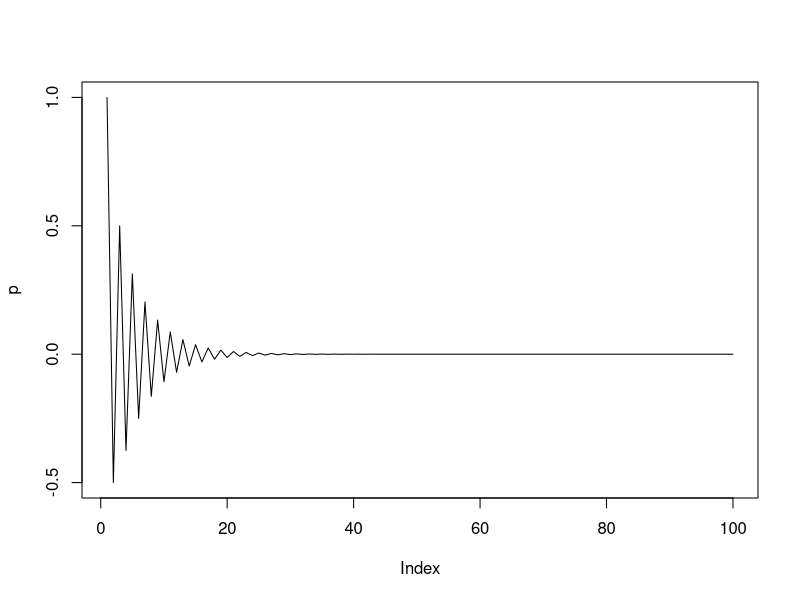
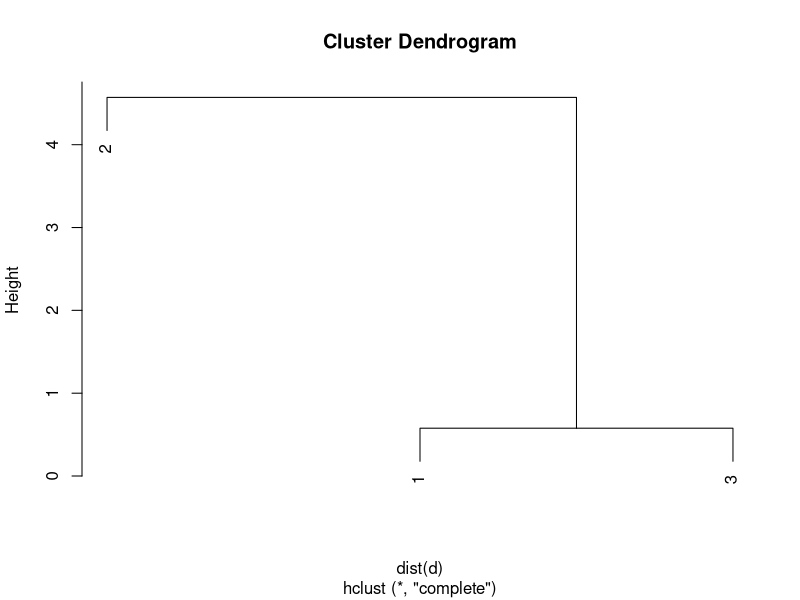

Source code (R) for these figures, in order:
# page rank
# power iteration
r = matrix(c(1,1,1),nrow=3)
A = matrix(c(0,0,1,0.5,0,0,0.5,1,0),nrow=3,ncol=3,byrow=T)
for (i in 1:5) { 
  r = A %*% r
  print(i)
  print(r)
}

# topic specific page rank
b = 0.8
r = matrix(rep(1/4,4))
M = matrix(c(0,1/2,1/2,0,
             1,0,0,0,
             0,0,0,1,
             0,0,1,0),nrow=4,ncol=4,byrow=F)
for (i in 1:5) { 
  print(i)
  print(r)
  r = b * M %*% r + (1 - b) * matrix(c(1,0,0,0)) / 1 
}

# topic specific page rank
b = 0.7
r = matrix(rep(1/4,4))
M = matrix(c(0,1/2,1/2,0,
             1,0,0,0,
             0,0,0,1,
             0,0,1,0),nrow=4,ncol=4,byrow=F)
for (i in 1:50) { 
  print(i)
  print(r)
  r = b * M %*% r + (1 - b) * matrix(c(2,1,0,0)) / 3 
}

# Jaccard
jaccard <- function(vec1, vec2) {
  and <- sum(vec1 == 1 & vec2 == 1)
  or <- sum(vec1 == 1 | vec2 == 1)
  return(as.factor(paste(as.character(and), "/", as.character(or), sep="")))
}

doc1 <- "ABRACADABRA"
doc2 <- "BRICABRAC"
shingles <- NULL
for (i in 1:(nchar(doc1)-1)) {
  shingles <- c(shingles, substring(doc1, i, i + 1))
}
shingles <- unique(shingles)
print(shingles)
print(length(shingles))
shingles2 <- c()
for (i in 1:(nchar(doc2)-1)) {
  shingles2 <- c(shingles2, substring(doc2, i, i + 1))
}
shingles2 <- unique(shingles2)
print(shingles2)
print(length(shingles2))
shingles <- c(shingles, shingles2)
table(shingles)
shingles <- unique(shingles)
#print(shingles[duplicated(shingles)])
#print(sum(duplicated(shingles)))
print(shingles)
df <- NULL
for (shingle in shingles) {
  df <- rbind(df, data.frame(shingle=shingle, 
                             doc1=ifelse(grepl(shingle, doc1), 1, 0),
                             doc2=ifelse(grepl(shingle, doc2), 1, 0)))
}
shingles <- unique(shingles)
print(jaccard(df$doc1, df$doc2))
print(df)

# dist L1 L2
C1 <- c(0, 0)
C2 <- c(100, 40)
#P <- list(c(53, 18), c(66, 5), c(53, 15), c(61, 10))
P <- list(c(63, 8), c(56, 15), c(61, 8), c(53, 10))
for (p in P) {
  L1 <- c(dist(rbind(p, C1), method="manhattan"),
          dist(rbind(p, C2), method="manhattan"))
  L2 <- c(dist(rbind(p, C1), method="euclidean"),
          dist(rbind(p, C2), method="euclidean"))
  print(p)
  print(paste("L1", L1))
  print(paste("L2", L2))
  print(paste("min L1", which.min(L1), "min L2", which.min(L2)))
}

# POW
numbers <- list()
for (i in 1:5) {
  numbers[[i]] <- c(rep(0, i-1), 1, rep(0, 5-i))
}
#numbers
p <- c()
diff <- list()
for (i in 1:100) {
  tmp <- numbers
  tmp[[1]] <- (numbers[[5]] + numbers[[2]]) / 2
  tmp[[2]] <- (numbers[[1]] + numbers[[3]]) / 2
  tmp[[3]] <- (numbers[[2]] + numbers[[4]]) / 2
  tmp[[4]] <- (numbers[[3]] + numbers[[5]]) / 2
  tmp[[5]] <- (numbers[[4]] + numbers[[1]]) / 2
  for (j in 1:5) {
    diff[[j]] <- numbers[[j]] - numbers[[j%%5 + 1]]
  }
  numbers <- tmp
  #print(numbers)
  #print(diff)
  p <- c(p, diff[[1]][1])
}
plot(p, type='l')

# week4A

# normalize
ratings <- matrix(c(1,2,3,4,5,2,3,2,5,3,5,5,5,3,2), nrow=3, byrow=T)
ratings <- as.data.frame(ratings)
names(ratings) <- c("M","N","P","Q","R")
row.names(ratings) <- c("A", "B", "C")	
row.means <- apply(ratings, 1, mean)
#col.means <- apply(ratings, 2, mean)
ratings <- ratings - row.means
col.means <- apply(ratings, 2, mean)
for (i in 1:(ncol(ratings))) {
  ratings[,i] <- ratings[,i] - col.means[i]
}
#ratings <- ratings - col.means

ratings <- matrix(c(1,0,1,0,1,2,
                    1,1,0,0,1,6,
                    0,1,0,1,0,2), nrow=3, byrow=T)
ratings <- as.data.frame(ratings)
row.names(ratings) <- c("A", "B", "C")
for (alpha in c(0, 0.5, 1, 2)) {
  nratings <- ratings
  nratings[,6] <- alpha*ratings[,6]
  print(paste("alpha", alpha))
  print(nratings)
  print(paste("A B", acos(sum(nratings[1,]*nratings[2,])/sqrt(sum(nratings[1,]^2)*sum(nratings[2,]^2)))))
  print(paste("B C", acos(sum(nratings[2,]*nratings[3,])/sqrt(sum(nratings[2,]^2)*sum(nratings[3,]^2)))))
  print(paste("A C", acos(sum(nratings[1,]*nratings[3,])/sqrt(sum(nratings[1,]^2)*sum(nratings[3,]^2)))))
}

# 2 + 12*alpha^2 # AB
# 1 + 12*alpha^2 # BC
# 4*alpha^2      # CA

# Q1
A <- rbind(data.frame(A=0,B=0,C=1,D=0,E=0,F=1,G=0,H=0),
          data.frame(A=0,B=0,C=0,D=0,E=1,F=0,G=0,H=1),
          data.frame(A=1,B=0,C=0,D=1,E=0,F=1,G=0,H=0),
          data.frame(A=0,B=0,C=1,D=0,E=1,F=0,G=1,H=0),
          data.frame(A=0,B=1,C=0,D=1,E=0,F=0,G=0,H=1),
          data.frame(A=1,B=0,C=1,D=0,E=0,F=0,G=1,H=0),
          data.frame(A=0,B=0,C=0,D=1,E=0,F=1,G=0,H=1),
          data.frame(A=0,B=1,C=0,D=0,E=1,F=0,G=1,H=0))
row.names(A) <- names(A)
D <- as.data.frame(diag(nrow(A))*rowSums(A))
row.names(D) <- names(D) <- names(A)
L <- D - A
print(paste("A:", sum(A), length(A[A!=0])))
print(paste("D:", sum(D), length(D[D!=0])))
print(paste("L:", sum(L), length(L[L!=0])))

# Q2
A <- as.data.frame(matrix(rep(0,36), ncol=6, byrow=T))
A[1,2] <- A[2,1] <- A[1,3] <- A[3,1] <- 1
A[2,4] <- A[4,2] <- A[3,4] <- A[4,3] <- 1
A[2,6] <- A[6,2] <- A[4,5] <- A[5,4] <- 1
A[5,6] <- A[6,5] <- 1
row.names(A) <- names(A) <- 1:6
D <- as.data.frame(diag(nrow(A))*rowSums(A))
row.names(D) <- names(D) <- names(A)
L <- D - A
res <- eigen(L)
#mean(res$vectors[,2])
#which(res$vectors[,2] > 0)
#which(res$vectors[,2] < 0)
#which(res$vectors[,2] == 0)

mean(res$vectors[,5])
which(res$vectors[,5] > 0)
which(res$vectors[,5] < 0)
which(res$vectors[,5] > mean(res$vectors[,5]))
which(res$vectors[,5] < mean(res$vectors[,5]))

# surprise number
surprise <- function(stream) {
  return(sum(table(stream)^2))
}

# AMS
AMS <- function(stream, X1, X2, X3) {
  X1.element <- stream[X1]
  X2.element <- stream[X2]
  X3.element <- stream[X3]
  X1.value <- X2.value <- X3.value <- 1
  n <- length(stream)
  for (i in 1:n) {
    if (i > X1 & stream[i] == X1.element) {
      X1.value <- X1.value + 1
    }
    if (i > X2 & stream[i] == X2.element) {
      X2.value <- X2.value + 1
    }
    if (i > X3 & stream[i] == X3.element) {
      X3.value <- X3.value + 1
    }    
  }
  e1 <- n * (2 * X1.value - 1)
  e2 <- n * (2 * X2.value - 1)
  e3 <- n * (2 * X3.value - 1)
  #print(paste("estimate 1:", e1))
  #print(paste("estimate 2:", e2))
  #print(paste("estimate 3:", e3))  
  #print(paste("avg estimate:", (e1 + e2 + e3) / 3))
  print(paste("median estimate:", median(c(e1, e2, e3))))
}

a <- 1
b <- 2
c <- 3
d <- 4
stream <- c(a, b, c, b, d, a, c, d, a, b, d, c, a, a, b)
#print(surprise(stream))
#AMS(stream, 3, 8, 13)

stream <- c(rep(1:10, 7), 1:5)
#print(surprise(stream))
#AMS(stream, 4, 31, 72)
#AMS(stream, 20, 49, 53)
#AMS(stream, 24, 44, 65)
#AMS(stream, 9, 50, 68)

#AMS(stream, 37, 46, 55)
#AMS(stream, 37, 46, 55)
#AMS(stream, 31, 32, 44)
#AMS(stream, 22, 42, 62)

# week 5B
Q1 <- function(gold, green) {
  
  #print(green)
  #print(gold)

  centroids <- list()
  for (i in 1:(nrow(green))) {
    centroids[[i]] <- c(0)
  }
  for (i in 1:(nrow(gold))) {
    min <- Inf
    minindex <- -1
    for (j in 1:(nrow(green))) {
      dist <- (gold[i,1]-green[j,1])^2 + (gold[i,2]-green[j,2])^2 
      if (dist < min) {
        min <- dist
        minindex <- j
      } 
    }
    centroids[[minindex]] <- c(centroids[[minindex]], i)
  }
  print(centroids)
  newgreen <- NULL
  for (i in 1:(nrow(green))) {
    points <- rbind(gold[centroids[[i]][-1],], green[i,]) #gold[centroids[[i]][-1],] #rbind(gold[centroids[[i]][-1],], green[i,])
    #if (class(points) == "numeric") {
    #  points <- matrix(points, ncol=2)
    #}
    #if (nrow(points) > 0) {
    newgreen <- rbind(newgreen, apply(points, 2, mean))
    #}
  }
  print(newgreen)
  return(newgreen)
}

green <- matrix(c(25, 125, 44, 105, 29, 97, 35, 63, 55, 63, 42, 57, 
                  23, 40, 64, 37, 33, 22, 55, 20), ncol=2, byrow=T)
gold <- matrix(c(28, 145, 65, 140, 50, 130, 38, 115, 55, 118,
                 50, 90, 63, 88, 43, 83, 50, 60, 50, 30), ncol=2, byrow=T)
green <- Q1(gold, green)
green <- Q1(gold, green)


Q2 <- function(yrec, brec) {
  centroids <- matrix(c(5,10,20,5),ncol=2,byrow=T)
  yrec <- cbind(yrec, apply(yrec,1,function(x)(x[1]-centroids[1,1])^2+
                              (x[2]-centroids[1,2])^2))
  yrec <- cbind(yrec, apply(yrec,1,function(x)(x[1]-centroids[2,1])^2+
                              (x[2]-centroids[2,2])^2))
  yrec <- cbind(yrec, apply(yrec,1,function(x)which.min(x[3:4])))
  brec <- cbind(brec, apply(brec,1,function(x)(x[1]-centroids[1,1])^2+
                              (x[2]-centroids[1,2])^2))
  brec <- cbind(brec, apply(brec,1,function(x)(x[1]-centroids[2,1])^2+
                              (x[2]-centroids[2,2])^2))
  brec <- cbind(brec, apply(brec,1,function(x)which.min(x[3:4])))
  print(yrec)
  print(brec)
}

#Q2(matrix(c(7,8,7,5,12,8,12,5),ncol=2,byrow=T),
#   matrix(c(13,10,13,4,16,10,16,4),ncol=2,byrow=T))
#Q2(matrix(c(3,3,3,1,10,3,10,1),ncol=2,byrow=T),
#   matrix(c(15,14,20,14,15,10,20,10),ncol=2,byrow=T))
Q2(matrix(c(3,3,3,1,10,3,10,1),ncol=2,byrow=T),
   matrix(c(13,10,13,4,16,10,16,4),ncol=2,byrow=T))
Q2(matrix(c(3,3,3,1,10,3,10,1),ncol=2,byrow=T),
   matrix(c(15,14,20,14,15,10,20,10),ncol=2,byrow=T))

# BALANCE
BALANCE <- function(queries, bids, budgets) {
  revenue <- 0
  for (i in 1:nchar(queries)) {
    query <- substr(queries,i,i)
    print(query)
    advertisers <- which(bids[query] == 1)
    print("advertisers:")
    print(advertisers)
    if (length(advertisers) == 1) {
      advertiser <- advertisers
    }
    else {
      advertiser <- which.max(budgets[advertisers])
    }
    print(paste("advertiser:", advertiser))
    if (budgets[advertiser] > 0) {
      budgets[advertiser] <- budgets[advertiser] - 1
      revenue <- revenue + 1
    }
    print("remaing budgets:")
    print(budgets)
    print(paste("revenue:", revenue))
  }
}

#bids <- as.data.frame(matrix(c(1,0,1,1),ncol=2,byrow=T))
#names(bids) <- c("x", "y")
#BALANCE("xxyy", bids, c(2,2))

bids <- as.data.frame(matrix(c(1,1,0,1,0,1),ncol=3,byrow=T))
names(bids) <- c("x", "y", "z")
#BALANCE("yxxz", bids, c(2,2))
#BALANCE("xzyz", bids, c(2,2))
#BALANCE("xxxz", bids, c(2,2))
#BALANCE("xyzx", bids, c(2,2))
BALANCE("xyxz", bids, c(2,2))
BALANCE("xyyx", bids, c(2,2))
BALANCE("zzxz", bids, c(2,2))
BALANCE("xxxz", bids, c(2,2))

# set cover
elementsFromSet <- function(sets) {
  elements <- c()
  for (set in sets) {
    elements <- c(elements, strsplit(set, split="")[[1]])
  }
  elements <- unique(elements)
  return(elements)
}

dumbSetCover <- function(sets) {
  elements <- elementsFromSet(sets)
  collection <- c()
  covered <- c()
  i <- 1
  while (i < length(sets) & length(setdiff(elements, covered)) > 0) {
    covered <- unique(c(covered, strsplit(sets[i], split="")[[1]]))
    collection <- c(collection, sets[i])
    i <- i + 1    
  }
  return(collection)
}
simpleSetCover <- function(sets) {
  elements <- elementsFromSet(sets)
  collection <- c()
  uncovered <- elements
  i <- 1
  while (i < length(sets) & length(uncovered) > 0) {
    setElements <- strsplit(sets[i], split="")[[1]]
    if (length(intersect(setElements, uncovered)) > 0) {
      uncovered <- setdiff(uncovered, setElements)
      collection <- c(collection, sets[i])
    }
    i <- i + 1    
  }
  return(collection)
}
sizeSortSets <- function(sets) {
  sizeSortedSetsList <- list()
  for (set in sets) {
    if (nchar(set) > length(sizeSortedSetsList)) {
      sizeSortedSetsList[[nchar(set)]] <- c(set)
    }
    else {
      sizeSortedSetsList[[nchar(set)]] <- c(sizeSortedSetsList[[nchar(set)]], set)
    }
  }
  #print(sizeSortedSetsList)
  #print(rev(unlist(sizeSortedSetsList)))
  sizeSortedSets <- c()
  for (i in length(sizeSortedSetsList):1) {
    sizeSortedSets <- c(sizeSortedSets, sizeSortedSetsList[[i]])
  }
  return(sizeSortedSets)
}
largestFirstSetCover <- function(sets) {
  elements <- elementsFromSet(sets)
  sets <- sizeSortSets(sets)
  collection <- c()
  uncovered <- elements
  i <- 1
  while (i < length(sets) & length(uncovered) > 0) {
    setElements <- strsplit(sets[i], split="")[[1]]
    if (length(intersect(setElements, uncovered)) > 0) {
      uncovered <- setdiff(uncovered, setElements)
      collection <- c(collection, sets[i])
    }
    i <- i + 1    
  }
  return(collection)
}
sets <- c("AB", "BC", "CD", "DE", "EF", "FG", "GH", "AH", "ADG", "ADF")
print(elementsFromSet(sets))
print(dumbSetCover(sets))
dumbSetCoverSize <- length(dumbSetCover(sets))
print(simpleSetCover(sets))
simpleSetCoverSize <- length(simpleSetCover(sets))
sizeSortSets(sets)
print(largestFirstSetCover(sets))
largestFirstSetCoverSize <- length(largestFirstSetCover(sets))
optimumSize <- 4
print(dumbSetCoverSize / optimumSize)
print(simpleSetCoverSize / optimumSize)
print(largestFirstSetCoverSize / optimumSize)

MoorePenrosePseudoInverse <- function(diagonal) {
  inv <- diagonal
  for (i in 1:(length(inv))) {
    if (inv[i,i] != 0) {
      inv[i,i] = 1/inv[i,i]
    }
  }
  return(inv)
}
MoorePenrosePseudoInverse(as.data.frame(matrix(c(1,0,0,0,2,0,0,0,0), ncol=3, byrow=T)))

# CURE
maxMinDist <- function(points, ref) {
  
  mind <- c()
  for (i in 1:nrow(points)) {
    d <- c()
    for (j in 1:nrow(ref)) {
      d <- c(d, (points[i,1] - ref[j,1])^2 + (points[i,2] - ref[j,2])^2)
    }
    mind <- c(mind, min(d))
  }
  #print(mind)
  print(row.names(points[which.max(mind),]))
  return(which.max(mind))
}

points <- as.data.frame(matrix(c(1,6,3,7,4,3,7,7,8,2,9,5), ncol=2, byrow=T))
row.names(points) <- letters[1:6]
ref <- as.data.frame(matrix(c(0,0,10,10),ncol=2,byrow=T))
names(points) <- names(ref) <- c("x", "y")
nxt <- maxMinDist(points, ref)
ref <- rbind(ref, points[nxt,])
points <- points[-nxt,]
nxt <- maxMinDist(points, ref)
ref <- rbind(ref, points[nxt,])
points <- points[-nxt,]
nxt <- maxMinDist(points, ref)
ref <- rbind(ref, points[nxt,])
points <- points[-nxt,]
nxt <- maxMinDist(points, ref)
ref <- rbind(ref, points[nxt,])
points <- points[-nxt,]
nxt <- maxMinDist(points, ref)
ref <- rbind(ref, points[nxt,])
points <- points[-nxt,]
nxt <- maxMinDist(points, ref)
ref <- rbind(ref, points[nxt,])
points <- points[-nxt,]

# prefix indexing
library(hash)
prefixIndex <- function(strings, J) {
  h <- hash()
  for (string in strings) {
    Ls <- nchar(string)
    p <- floor((1.000000000000001 - J) * Ls) + 1
    #print(paste(p, Ls, floor((1 - J) * Ls), string))
    for (i in 1:p) {
      chr <- substring(string, i, i)
      if (!has.key(chr, h)) {
        h[chr] <- c()
      }
      h[chr] <- c(h[[chr]], string)
    }
  }
  print(h)
}

#prefixIndex(c('bcdefghij', 'abcdefghij', 'cdefghij'), 0.9)
prefixIndex(c('abcef', 'acdeg', 'bcdefg', 'adfg', 'bcdfgh', 'bceg', 'cdfg', 'abcd'), 0.8)

# HITS
HITS <- function(L, h, n) {
  for (i in 1:n){
    a <- t(L) %*% h
    a <- a / max(a)
    h <- L %*% a
    h <- h / max(h)
  }
  print(h)
  print(a)
}

h <- rep(1,4)
L <- matrix(c(0,1,1,0,
             1,0,0,0,
             0,0,0,1,
             0,0,1,0),nrow=4,ncol=4,byrow=T)
#h <- rep(1,5)
#L <- matrix(c(0,1,1,1,0,
#              1,0,0,1,0,
#              0,0,0,0,1,
#              0,1,1,0,0,
#              0,0,0,0,0),nrow=5,ncol=5,byrow=T)
n <- 1000
HITS(L, h, n)



# page rank
# power iteration
# final exam basic
r = matrix(c(1,1,1,1),nrow=4)
A = matrix(c(0,1,0,0,0,0,1,0,0,0,0,1,0,0,0,0),nrow=4,ncol=4,byrow=T)
for (i in 1:5) { 
  r = A %*% r
  print(i)
  print(r)
}







Q1 <- function(gold, green) { # green -> centroids
  
  #print(green)
  #print(gold)
  
  centroids <- list()
  for (i in 1:(nrow(green))) {
    centroids[[i]] <- c(0)
  }
  for (i in 1:(nrow(gold))) {
    min <- Inf
    minindex <- -1
    for (j in 1:(nrow(green))) {
      dist <- abs(gold[i,1]-green[j,1]) + abs(gold[i,2]-green[j,2])
      if (dist < min) {
        min <- dist
        minindex <- j
      } 
    }
    centroids[[minindex]] <- c(centroids[[minindex]], i)
  }
  print(centroids)
  newgreen <- NULL
  for (i in 1:(nrow(green))) {
    points <- rbind(gold[centroids[[i]][-1],], green[i,]) #gold[centroids[[i]][-1],] #rbind(gold[centroids[[i]][-1],], green[i,])
    #if (class(points) == "numeric") {
    #  points <- matrix(points, ncol=2)
    #}
    #if (nrow(points) > 0) {
    newgreen <- rbind(newgreen, apply(points, 2, mean))
    #}
  }
  print(newgreen)
  return(newgreen)
}

green <- matrix(c(1,1,4,4), ncol=2, byrow=T)
gold <- matrix(c(1,1,
                 2,1,
                 2,2,
                 3,3,
                 4,2,
                 2,4,
                 4,4), ncol=2, byrow=T)
for (i in 1:25) {
  green <- Q1(gold, green)
}


R <- matrix(c(2, 0, 4, 0, 0,		
0,3,1,2,0	,
5,0,0,5,0	,
0, 4, 3,0, 2,
4,0,0,5,	1), ncol=5, byrow=T)
cor(R)

x <- c(0,3,1,2,0)
y <- c(0, 4, 3,0, 2)
sum((x - mean(x))* (y - mean(y))) / (sqrt(sum((x - mean(x))^2)) * sqrt(sum((y - mean(y))^2)))
x <- c(3,1)
y <- c(4, 3)
cor(x,y)

# topic specific page rank
b = 0.8
r = matrix(rep(1/3,3))
M = matrix(c(1/3,1/3,1/3,
             0,1,0,
             0,0,0),nrow=3,ncol=3,byrow=F)
for (i in 1:100) { 
  print(i)
  print(r)
  r = b * M %*% r + (1 - b) * matrix(c(1,1,0)) / 2 
}

b = 0.8
r = matrix(rep(1/4,4))
M = matrix(c(0,1,0,0,
             0,0,1,0,
             0,0,0,1,
             1/4,1/4,1/4,1/4),nrow=4,ncol=4,byrow=F)
for (i in 1:100) { 
  print(i)
  print(r)
  r = M %*% r
}

V <- matrix(c(-0.57,-0.11,-0.57,-0.11,-0.57, 
              -0.09, 0.7, -0.09, 0.7, -0.09), ncol=2, byrow=T)
u1 <- matrix(c(5,0,0,0,0))
u2 <- matrix(c(0,2,0,0,4))
c1 <- t(u1)%*%V
c2 <- t(u2)%*%V
sum(c1*c2)

# Q1
A <- rbind(data.frame(A=0,B=1,C=1,D=1,E=1),
           data.frame(A=1,B=0,C=1,D=1,E=1),
           data.frame(A=1,B=1,C=0,D=1,E=1),
           data.frame(A=1,B=1,C=1,D=0,E=1),
           data.frame(A=1,B=1,C=1,D=1,E=0))
row.names(A) <- names(A)
D <- as.data.frame(diag(nrow(A))*rowSums(A))
row.names(D) <- names(D) <- names(A)
L <- D - A
sum(L^2)

log2 <- function(x) {
  if (x == 0) {
    return(0)
  }
  else {
    return(log(x)/log(2))  
  }
}

entropy <- function(p, f) {
  return(-p/(p + f) * log2(p/(p + f)) - f/(p + f) * log2(f/(p + f)))
}

infoGain <- function(p, f, p1, f1, p2, f2) {
  e <- entropy(p, f)
  print(e)
  e1 <- entropy(p1, f1)
  print(e1)
  e2 <- entropy(p2, f2)
  print(e2)
  ev <- (p1+f1)/(p1+f1+p2+f2)*e1 + (p2+f2)/(p1+f1+p2+f2)*e2
  print(ev)
  print(e - ev)
}

infoGain(5, 5, 5, 1, 0, 4)

# HITS
HITS <- function(L, h, n) {
  for (i in 1:n){
    a <- t(L) %*% h
    a <- a / max(a)
    h <- L %*% a
    h <- h / max(h)
  }
  print(h)
  print(a)
}

h <- rep(1,4)
L <- matrix(c(0,1,0,0,
              0,0,1,0,
              0,0,0,1,
              0,0,0,0),nrow=4,ncol=4,byrow=T)
#h <- rep(1,5)
#L <- matrix(c(0,1,1,1,0,
#              1,0,0,1,0,
#              0,0,0,0,1,
#              0,1,1,0,0,
#              0,0,0,0,0),nrow=5,ncol=5,byrow=T)
n <- 1000
HITS(L, h, n)

# Generalized BALANCE
1*(1-exp(-0.8))
2*(1-exp(-0.6))
3*(1-exp(-0.4))
4*(1-exp(-0.2))

# topic specific page rank
b = 0.8
r = matrix(rep(1/3,3))
M = matrix(c(1/3,1/3,1/3,
             0,1,0,
             0,0,0),nrow=3,ncol=3,byrow=F)
for (i in 1:100) { 
  #print(i)
  #print(r)
  r = b * M %*% r + (1 - b) * matrix(c(1,1,0)) / 2 
}
print(r)

r = matrix(rep(1/3,3))
for (i in 1:100) { 
  r = b * M %*% r + (1 - b) * matrix(c(0,1,0)) / 2 
}
print(r)

r = matrix(rep(1/3,3))
for (i in 1:100) { 
  r = b * M %*% r + (1 - b) * matrix(c(1,0,0)) / 2 
}
print(r)


V <- matrix(c(-0.57,-0.11,-0.57,-0.11,-0.57, 
              -0.09, 0.7, -0.09, 0.7, -0.09), ncol=5, byrow=T)
u1 <- matrix(c(5,0,0,0,0))
u2 <- matrix(c(0,5,0,0,0))
u3 <- matrix(c(0,0,0,0,4))
c1 <- t(u1)%*%t(V)
c2 <- t(u2)%*%t(V)
c3 <- t(u3)%*%t(V)

sum(c1*c2)
sum(c1*c3)
sum(c2*c3)

d <- rbind(c1, c2, c3)
h <- hclust(dist(d))
plot(h)
